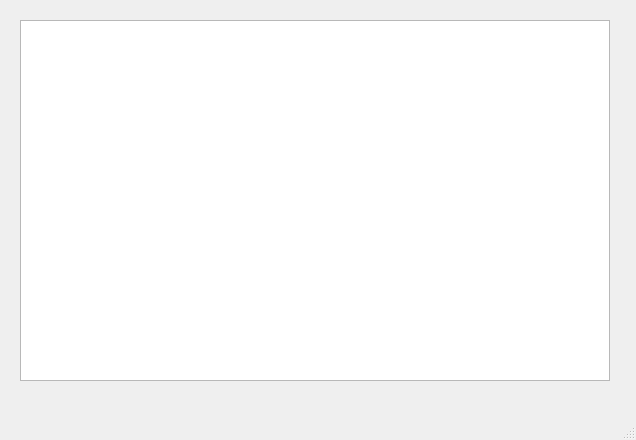
<?xml version="1.0" encoding="UTF-8"?>
<ui version="4.0">
 <class>OrderUi</class>
 <widget class="QMainWindow" name="OrderUi">
  <property name="geometry">
   <rect>
    <x>0</x>
    <y>0</y>
    <width>636</width>
    <height>440</height>
   </rect>
  </property>
  <property name="windowTitle">
   <string>MainWindow</string>
  </property>
  <widget class="QWidget" name="centralwidget">
   <widget class="QTableWidget" name="tableWidget">
    <property name="geometry">
     <rect>
      <x>20</x>
      <y>20</y>
      <width>590</width>
      <height>361</height>
     </rect>
    </property>
   </widget>
  </widget>
  <widget class="QMenuBar" name="menubar">
   <property name="geometry">
    <rect>
     <x>0</x>
     <y>0</y>
     <width>636</width>
     <height>22</height>
    </rect>
   </property>
  </widget>
  <widget class="QStatusBar" name="statusbar"/>
 </widget>
 <resources/>
 <connections/>
</ui>
